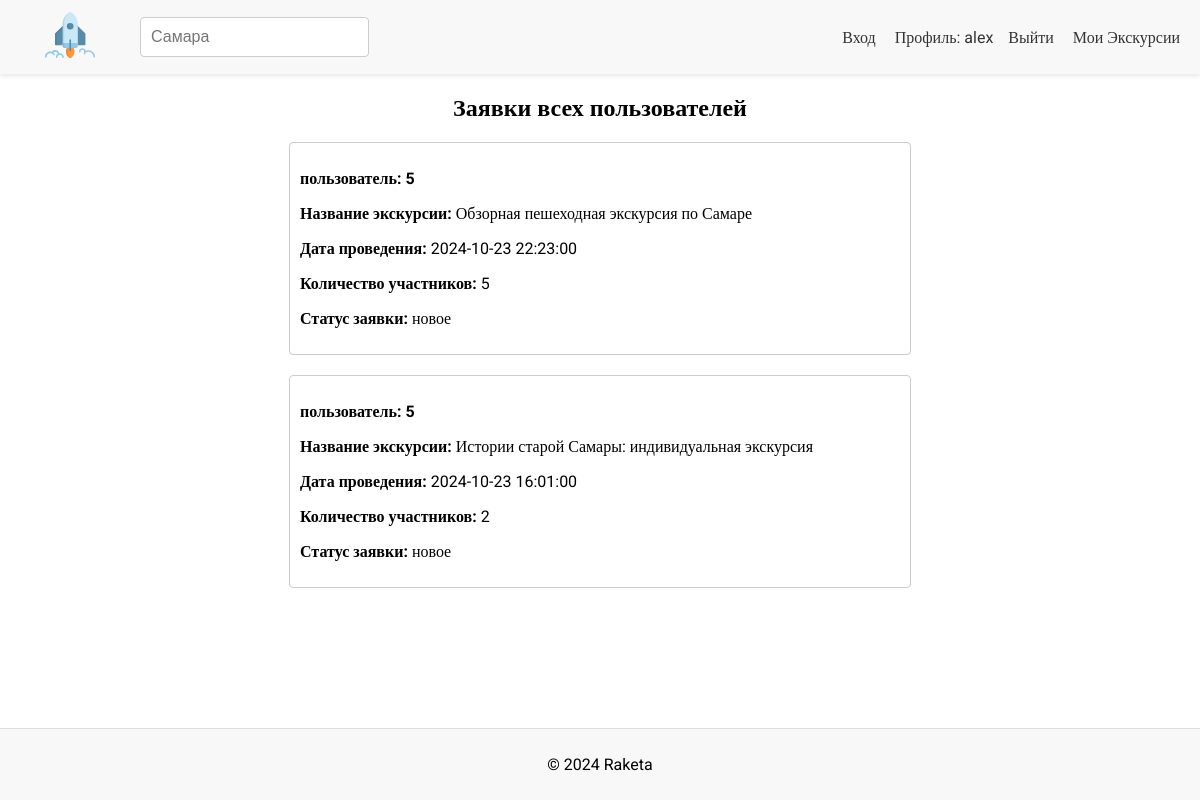
Screenshot of /admin.php (signed in) with the database file from the repository.
### tables this page shows
CREATE TABLE `statements` (
  `id` int NOT NULL,
  `user_id` int NOT NULL,
  `name` varchar(255) NOT NULL,
  `date` datetime NOT NULL,
  `participants` int NOT NULL,
  `status` set('новое','подтверждено','отклонено') NOT NULL DEFAULT 'новое'
);

### admin.php (the view, shortened to what this page needs)
<!DOCTYPE html>
<html lang="en">
<head>
    <link rel="stylesheet" href="css/styles.css">
</head>
<body>
    <? include 'elements/header.php' ?>
    <h2>Заявки всех пользователей</h2>
    <div class="results">
        <?php
        include_once("db.php");
        $result = mysqli_query($link, "SELECT * FROM `statements` LEFT JOIN `users` ON statements.user_id = users.id ORDER BY date DESC");
        while ($row = mysqli_fetch_assoc($result)) {
            echo "<div class='statement'>
            <p><b>пользователь: $row[user_id]</b></p>
            <p><b>Название экскурсии: </b>$row[name]</p>
            <p><b>Дата проведения: </b>$row[date]</p>
            <p><b>Количество участников: </b>$row[participants]</p>
            <p><b>Статус заявки: </b>$row[status]</p>
            </div>";
        }
        ?>
    </div>
<? include 'elements/footer.php' ?>
</body>
</html>

### css/styles.css (style rules this page uses)
body { font-size: 16px; font-family: "Roboto"; margin: 0; padding: 0; }
h1, h2, h3 { text-align: center; }
.results { padding: 0 20px 0 20px; display: flex; flex-direction: column; justify-content: space-evenly; align-items: center; }
.statement { border: 1px solid #ccc; border-radius: 4px; width: 50vw; padding: 10px; margin-bottom: 20px; }
h2 { text-align: center; margin-bottom: 1.25rem; }

### rows the page displays
statements: user "5", name "Обзорная пешеходная экскурсия по Самаре", date "2024-10-23 22:23:00", participants "5", status "новое"
statements: user "5", name "Истории старой Самары: индивидуальная экскурсия", date "2024-10-23 16:01:00", participants "2", status "новое"

### other values shown
$_SESSION['login'] "alex"
